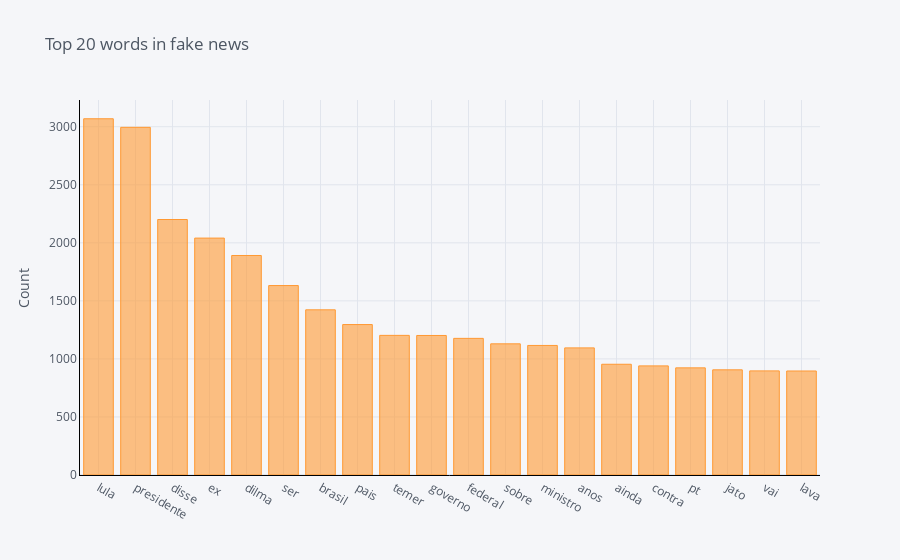

This figure's notebook cell:
### Code cell
common_words_fake = get_top_n_words(
    df.loc[df["label"] == "fake"]["preprocessed_news"], 20
)
dfcf = pd.DataFrame(common_words_fake, columns=["preprocessed_news", "count"])
dfcf.groupby("preprocessed_news").sum()["count"].sort_values(ascending=False).iplot(
    kind="bar", yTitle="Count", linecolor="black", title="Top 20 words in fake news"
)

### Figure 1 — Plotly figure (JSON) as saved in the notebook; plotly's stock layout.template omitted (floating-point values rounded to 4 significant figures)
{"data": [{"marker": {"color": "rgba(255, 153, 51, 0.6)", "line": {"color": "rgba(255, 153, 51, 1.0)", "width": 1}}, "name": "count", "orientation": "v", "text": "", "type": "bar", "x": ["lula", "presidente", "disse", "ex", "dilma", "ser", "brasil", "pais", "temer", "governo", "federal", "sobre", "ministro", "anos", "ainda", "contra", "pt", "jato", "vai", "lava"], "y": [3069, 2995, 2201, 2041, 1891, 1632, 1423, 1296, 1203, 1202, 1177, 1130, 1116, 1095, 954, 940, 923, 906, 897, 896]}], "layout": {"legend": {"bgcolor": "#F5F6F9", "font": {"color": "#4D5663"}}, "paper_bgcolor": "#F5F6F9", "plot_bgcolor": "#F5F6F9", "title": {"font": {"color": "#4D5663"}, "text": "Top 20 words in fake news"}, "xaxis": {"gridcolor": "#E1E5ED", "linecolor": "black", "showgrid": true, "tickfont": {"color": "#4D5663"}, "title": {"font": {"color": "#4D5663"}, "text": ""}, "zerolinecolor": "#E1E5ED"}, "yaxis": {"gridcolor": "#E1E5ED", "linecolor": "black", "showgrid": true, "tickfont": {"color": "#4D5663"}, "title": {"font": {"color": "#4D5663"}, "text": "Count"}, "zerolinecolor": "#E1E5ED"}}}
